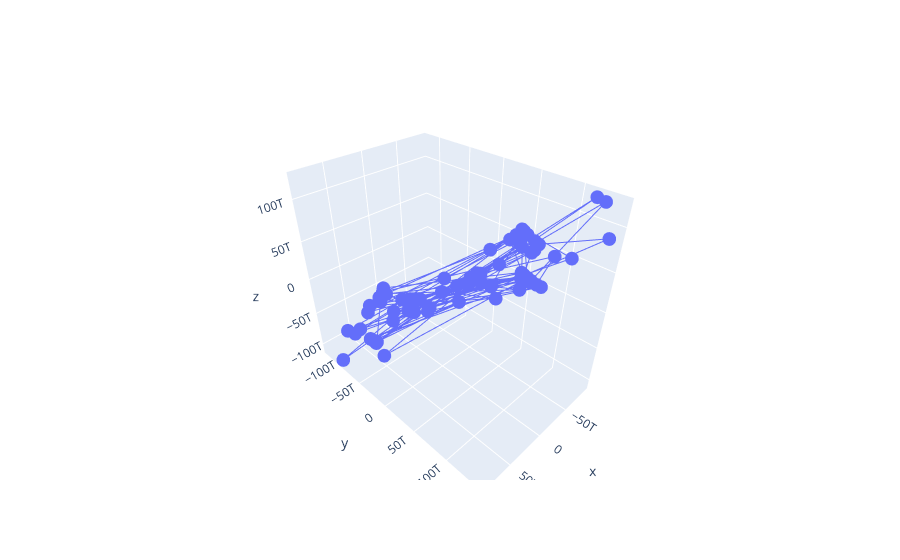

Notebook source saved alongside this figure:
### Code cell
#%%script False
B=vec
i,j=np.triu_indices(spinG.dim,k=1)
#i,j=0,3
#i,j=8,10
pts=B.shape[1]


for k in range(10):
    print(k)
    FG,VG=spinG.getEigFreq(B)


    gradG=spinG.gradient(VG)
    curvG=spinG.curvature(VG,FG)

    S1=gradG[:,i,:]-gradG[:,j,:]#spin.eachElemFunc(gradG,gradG)
    S2=curvG[:,i,:,:]-curvG[:,j,:,:]#spin.eachElemFunc(curvG,curvG)
    eps=1E-12
    try:
        C=np.linalg.inv(S2+eps*np.eye(3))
    except:
        print("Singular matrix stopping!!!!")
        break
    dx=np.einsum('...ij,...j->...i',C,S1)
    #dx=10/(k+1)*S1

    #B=B-dx[:,93,:].T
    B=B-takeBlock(dx.T)
    #x=B[0,:]

print("Final Iterations: %s"%k)
fig=go.Figure(data=go.Scatter3d(x=B[0,:],y=B[1,:],z=B[2,:]))
fig.show()

### Figure 1 — Plotly figure (JSON) as saved in the notebook; plotly's stock layout.template omitted (floating-point values rounded to 4 significant figures; data arrays with more than 128 entries replaced by an {"elided": "..."} marker saying what was removed)
{"data": [{"type": "scatter3d", "x": {"elided": "144 float values"}, "y": {"elided": "144 float values"}, "z": {"elided": "144 float values"}}], "layout": {}}
